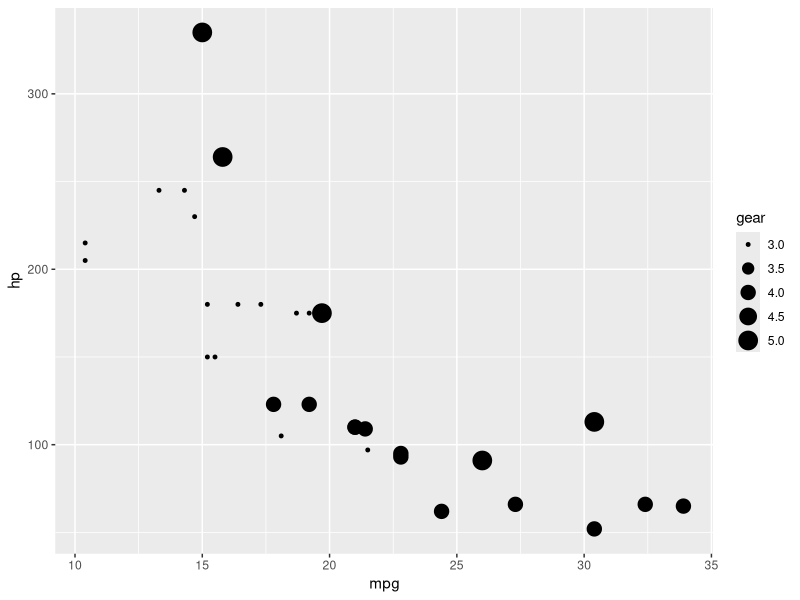
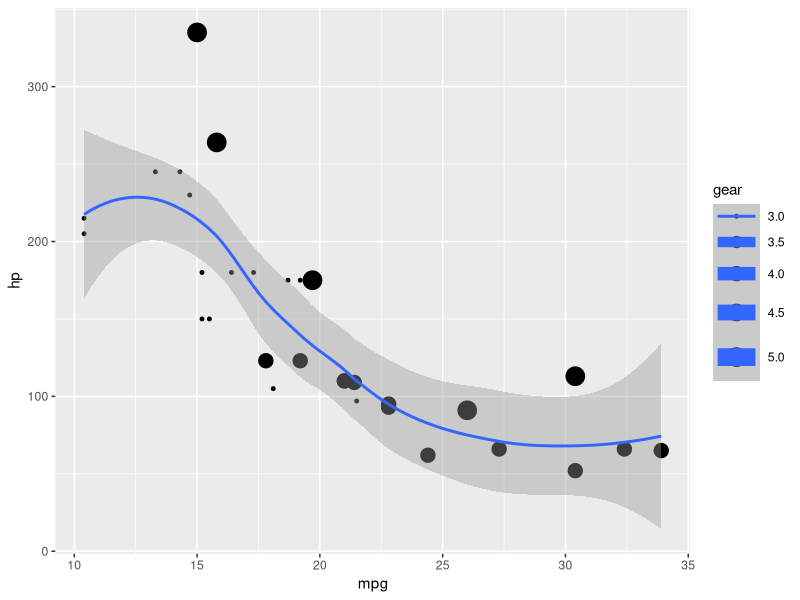
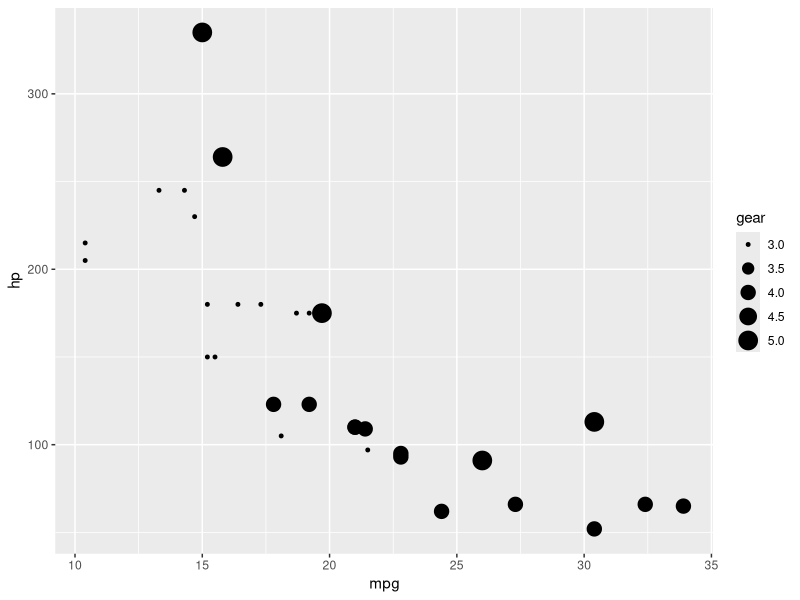
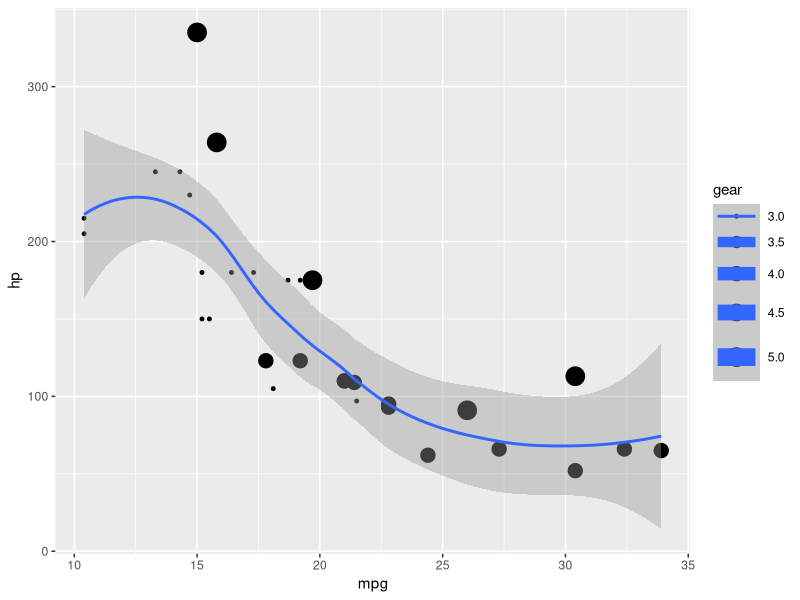
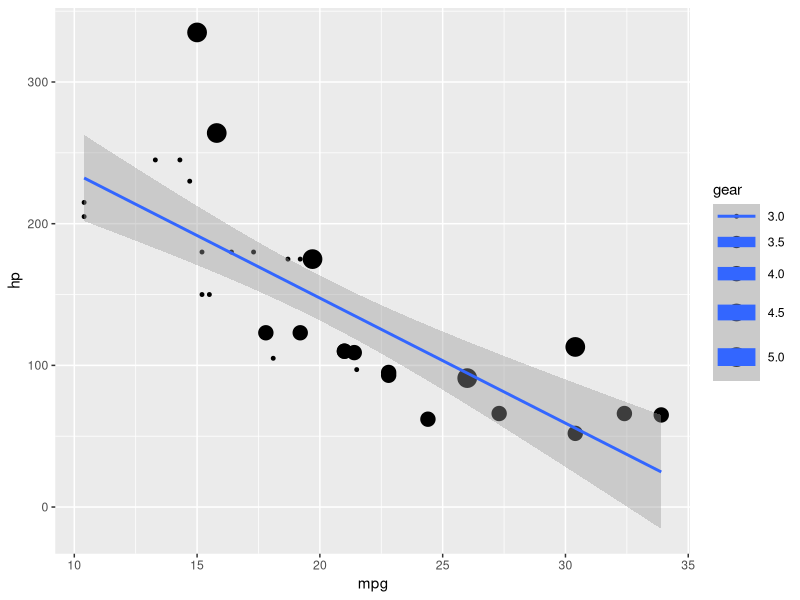
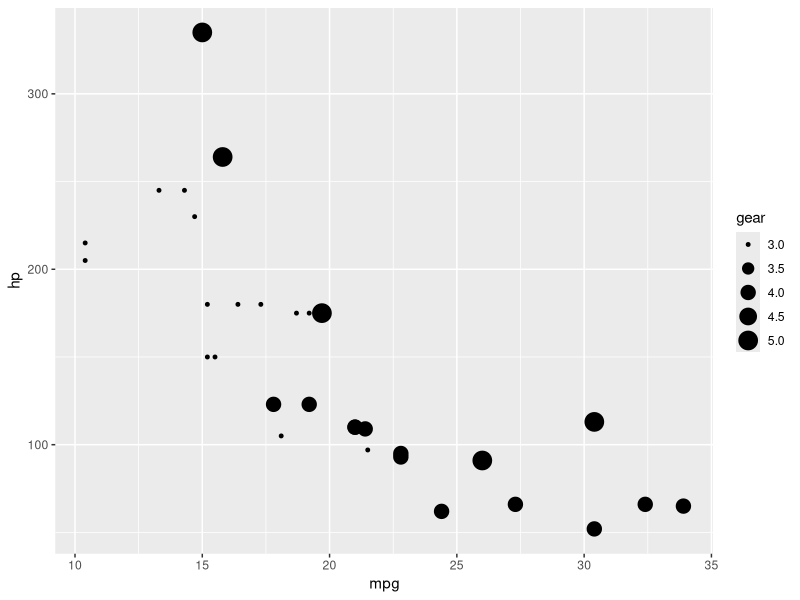

Write the R code that produced these figures, in order.
## ---- chunk 1
#| fig-align: center

library(tidyverse)            
## ---- chunk 2
#| output-location: column-fragment
#| fig-align: center
#| fig-width: 12
#| fig-height: 6
#| code-line-numbers: "|1|2|3|"
#| caption: Burger graph
#| echo: true

mtcars %>%                               
  ggplot( aes(mpg, hp, size = gear)) +   
  geom_point()                        
## ---- chunk 3
#| fig-align: center
ggplot(mtcars,
       aes(mpg, hp, size = gear)) +
  geom_point() +
  geom_smooth()
## ---- chunk 4
#| fig-align: center
# Create a scatterplot with a smoothing function
ggplot(mtcars,
       aes(mpg, hp, size = gear)) +
  geom_point()
## ---- chunk 5
#| fig-align: center
# Create a scatterplot with a smoothing function
ggplot(mtcars,
       aes(mpg, hp, size = gear)) +
  geom_point() + 
  geom_smooth()
## ---- chunk 6
#| fig-align: center
# Create a scatterplot with a smoothing function
ggplot(mtcars,
       aes(mpg, hp, size = gear)) +
  geom_point() + 
  geom_smooth(method = "lm")  
## ---- chunk 7
#| fig-align: center
#| output-location: fragment
#| code-line-numbers: "|3|"
#| echo: fenced

mtcars %>%                               
  ggplot( aes(mpg, hp, size = gear)) +   
  geom_point()                         
